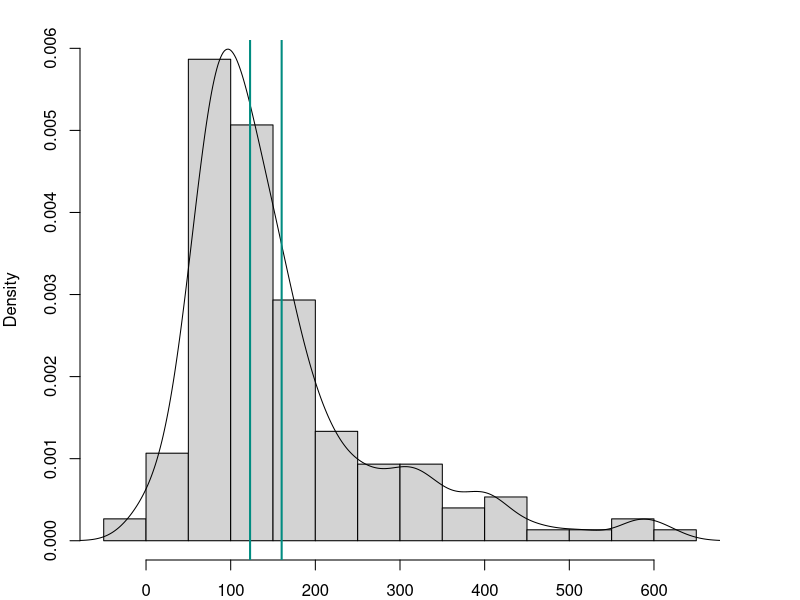
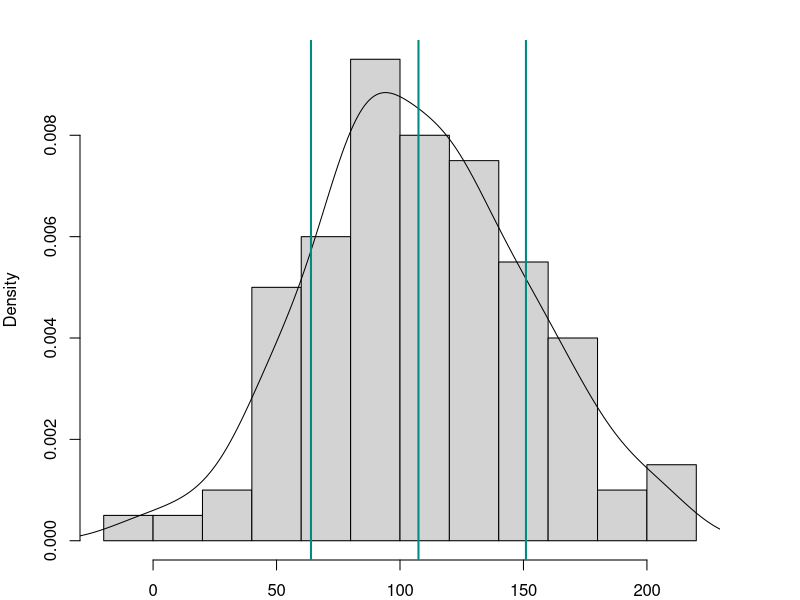
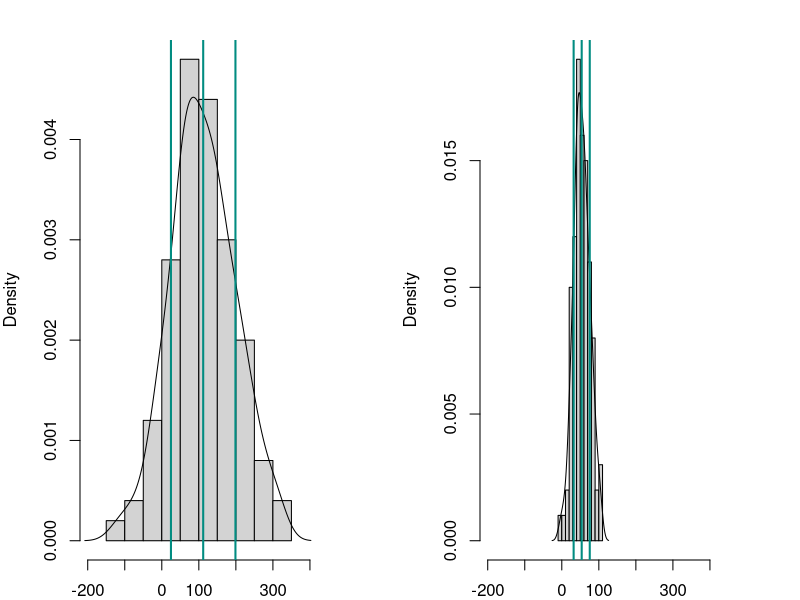
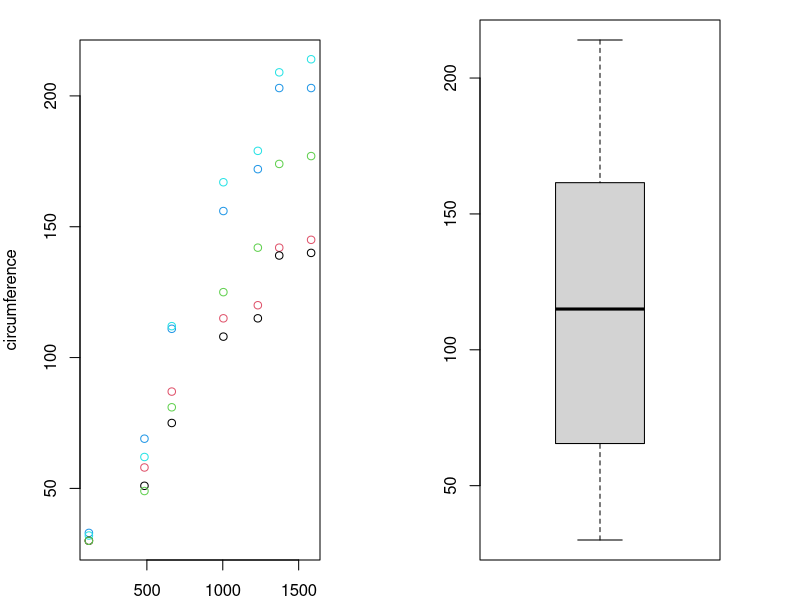
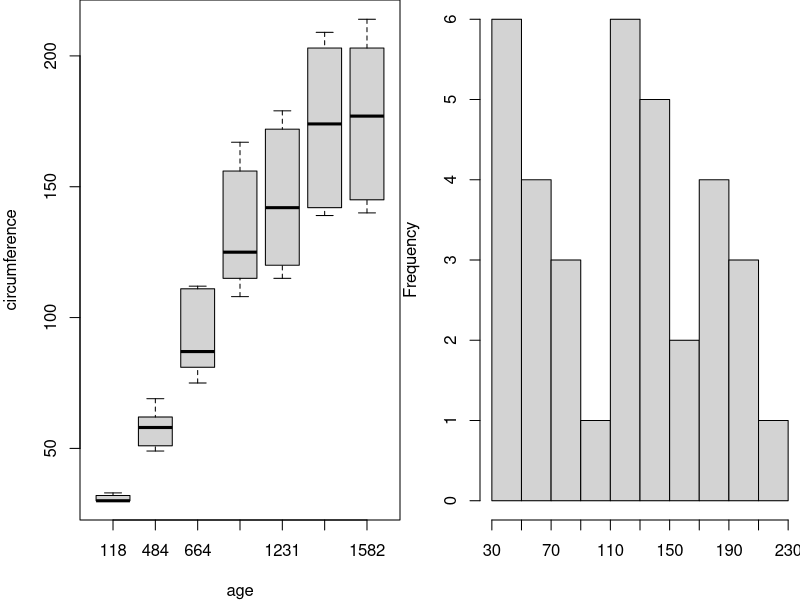
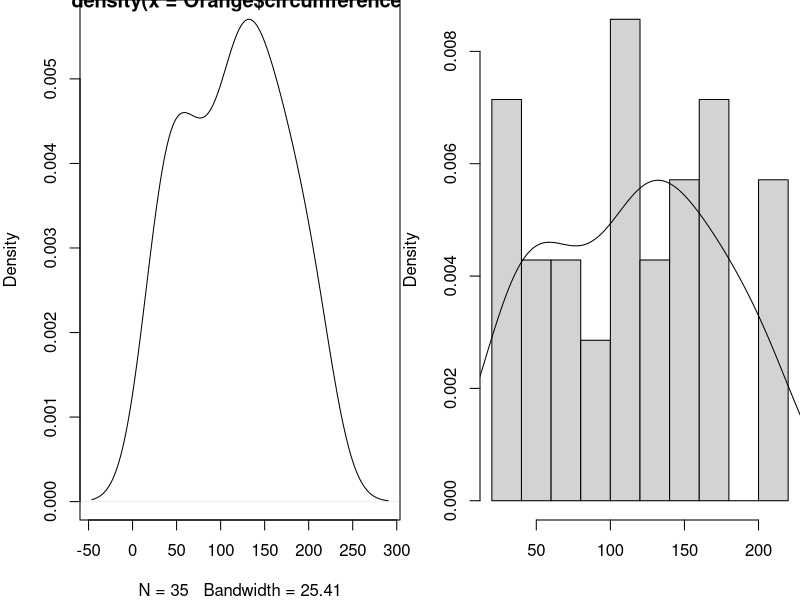

Reproduce these figures in R, in order.
## ---- chunk 1
# Settings
knitr::opts_chunk$set(echo = F, dpi = 150, fig.height = 4)
# Load packages
library('magrittr');library('knitr')
# TODO: Fix headings
## ---- chunk 2
Indometh <- Indometh[Indometh$time > 2, ]
head(Indometh)
## ---- chunk 3
wide <- reshape(Indometh, v.names = "conc", idvar = "Subject",
                timevar = "time", direction = "wide")
head(wide)
## ---- chunk 4
islands <- as.factor(sample(names(islands)[1:4], 10, replace = T))
islands %>% data.frame %>% cbind(model.matrix(~islands + 0))
## ---- chunk 5
mtcars$gear
## ---- chunk 6
mtcars$wt
## ---- chunk 7
values <- Orange$circumference[1:12]
values
## ---- chunk 8
sort(values)
## ---- chunk 9
sort(values)
length(values)
median(values)
## ---- chunk 10
values
sum(values)
length(values)
sum(values) / length(values)
## ---- chunk 11
set.seed(123)
par(mar = c(2,4,2,4))
v <- c(rnorm(100, mean(values), sd(values)), 
       rnorm(50, mean(values)+200, sd(values)+100))
hist(v, 10, freq = F, main = NULL, xlab = NULL)
lines(density(v))
abline(v = c(mean(v), median(v)), col = '#018c81', lwd = 2)
## ---- chunk 12
sort(values)
range(values)
## ---- chunk 13
sort(values)
quantile(values, probs = seq(0, 1, .1)) # Deciles
## ---- chunk 14
quantile(values) # Quartiles
quantile(values)[4] - quantile(values)[2]
IQR(values)
## ---- chunk 15
values
mean(values)
var(values)
## ---- chunk 16
sort(values)
mean(values)
sd(values)
## ---- chunk 17
set.seed(123)
v <- rnorm(100, mean(values), sd(values))
hist(v, 10, freq = F, main = NULL, xlab = NULL)
lines(density(v))
m <- mean(v)
abline(v = c(m, m - sd(v), m + sd(v)), col = '#018c81', lwd = 2)
## ---- chunk 18
#TODO: Make this more elegant
par(mfrow = 1:2)
# Larger
set.seed(123)
v <- rnorm(100, mean(values), sd(values)*2)
hist(v, freq = F, main = NULL, xlab = NULL, 
     xlim = c(mean(values) - 300,mean(values) + 300))
lines(density(v))
m <- mean(v)
abline(v = c(m, m - sd(v), m + sd(v)), col = '#018c81', lwd = 2)
# Smaller
set.seed(123)
v <- rnorm(100, mean(values)/2, sd(values)/2)
hist(v, freq = F, main = NULL, xlab = NULL, 
     xlim = c(mean(values) - 300,mean(values) + 300))
lines(density(v))
m <- mean(v)
abline(v = c(m, m - sd(v), m + sd(v)), col = '#018c81', lwd = 2)
## ---- chunk 19
plot(circumference ~ age, Orange, col = Tree)
## ---- chunk 20
quantile(Orange$circumference)
par(mar = c(2,4,1,4))
boxplot(Orange$circumference)
## ---- chunk 21
par(mar = c(4,4,0,0))
boxplot(circumference ~ age, Orange)
## ---- chunk 22
sort(Orange$circumference)
b <- seq(min(Orange$circumference), max(Orange$circumference)+20, 20)
par(mar = c(4,4,0,0))
hist(Orange$circumference, b, main = NULL, xlab = NULL, xaxt = 'n')
axis(1, b, b)
## ---- chunk 23
par(mfrow = 1:2, mar = c(4,4,0,0))
plot(density(Orange$circumference), main = NULL)
hist(Orange$circumference, freq = F, main = NULL, xlab = NULL)
lines(density(Orange$circumference))
